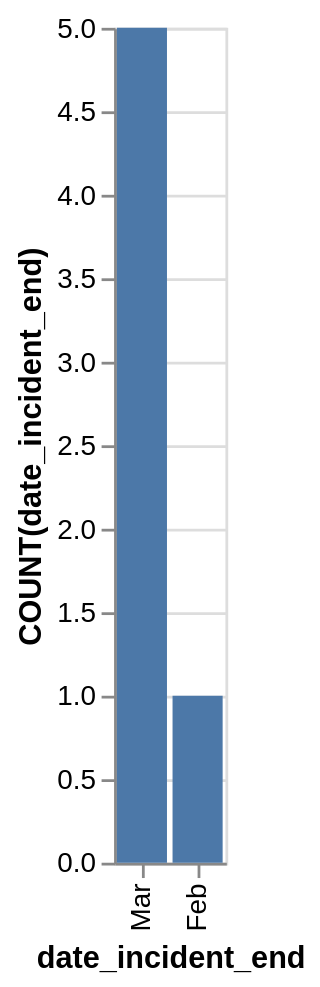

Specify this chart in Vega-Lite:
### Vega-Lite specification from a JSON file in a GitHub repository (floating-point values rounded to 4 significant figures)
{"data": {"values": [{"x_data": "Feb", "y_data": 1}, {"x_data": "Mar", "y_data": 5}]}, "mark": "bar", "encoding": {"x": {"field": "x_data", "type": "nominal", "title": "date_incident_end", "sort": {"op": "sum", "field": "y_data", "order": "descending"}}, "y": {"field": "y_data", "type": "quantitative", "title": "COUNT(date_incident_end)"}}}
